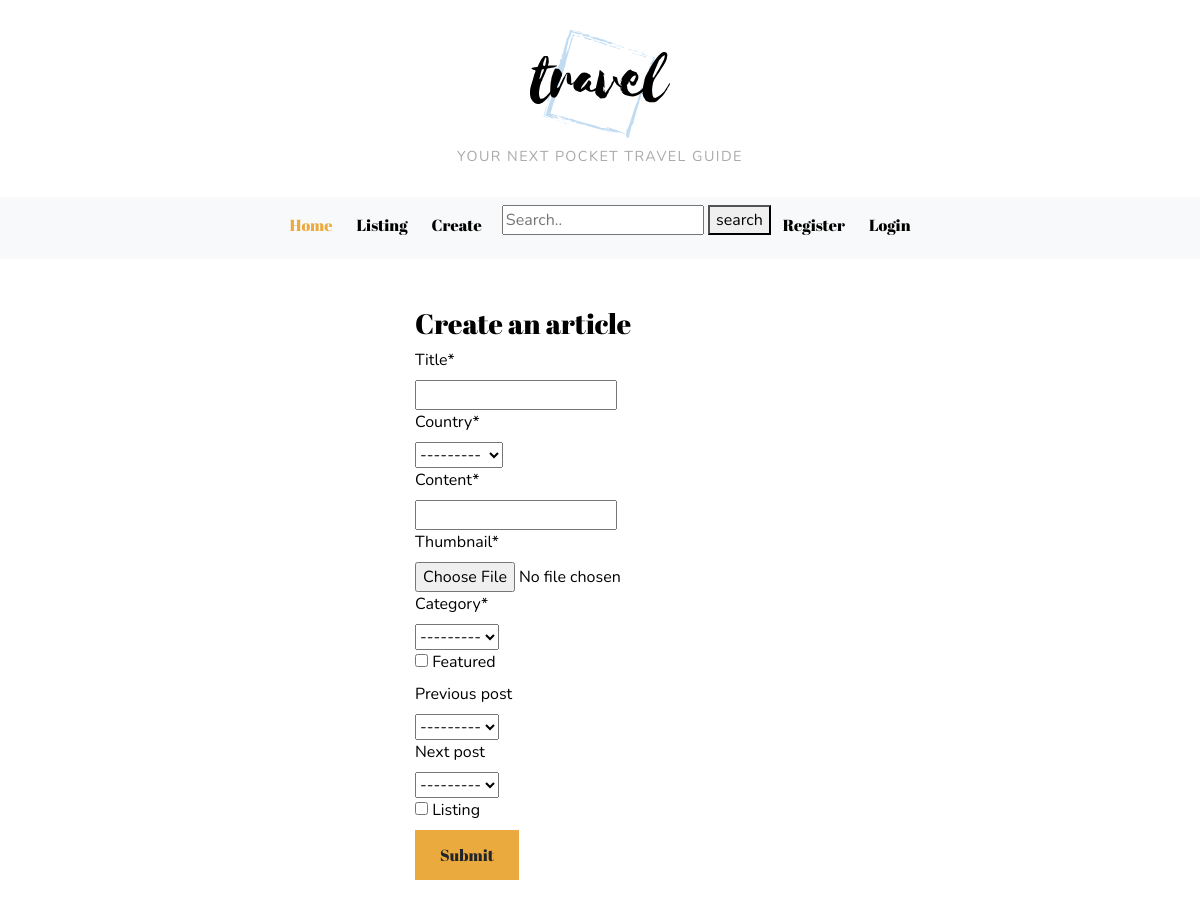
The page /create/ (signed in) on the database its author committed.
### posts/models.py (models this page shows, shortened)
class Category(models.Model):
	title = models.CharField(max_length=20)
	def __str__(self):
		return self.title

class Post(models.Model):
	title = models.CharField(max_length=100,blank=False,null=False)
	content = models.CharField(max_length=300,blank=False,null=False)
	author = models.ForeignKey(Author,on_delete=models.CASCADE)
	timestamp = models.DateTimeField(auto_now_add=True)
	category = models.ForeignKey(Category,on_delete=models.CASCADE)
	country = models.ForeignKey(Country,on_delete=models.CASCADE,default=None)
	thumbnail = models.ImageField()
	featured = models.BooleanField()
	listing = models.BooleanField()
	previous_post = models.ForeignKey(
	'self', related_name='previous', on_delete=models.SET_NULL, blank=True, null=True)
	next_post = models.ForeignKey(
	'self', related_name='next', on_delete=models.SET_NULL, blank=True, null=True)
	def __str__(self):
		return self.title

### posts/views.py (the view)
# urls.py: path('create/',PostCreate,name='create'),
def PostCreate(request):
	title='Create'
	form=PostForm(request.POST or None, request.FILES or None)
	author=get_author(request.user)
	print(author)
	if request.POST:
		if form.is_valid():
			form.instance.author=author
			form.save()
			return redirect(reverse('detail',kwargs={'pk':form.instance.pk}))
	context={'form':form,'title':title}
	return render(request,'post_create.html',context)

### posts/forms.py
class PostForm(forms.ModelForm):
	class Meta:
		model = Post
		fields = ('title', 'country', 'content', 'thumbnail',
		'category', 'featured', 'previous_post', 'next_post','listing',)

### posts/models.py (called while the page is built)
	def __str__(self):
		return self.user.username

	def __str__(self):
		return self.name

### posts/views.py (called while the page is built)
def get_author(user):
	qs = Author.objects.filter(user=user)
	if qs.exists():
		return qs[0]
	return None

### templates/post_create.html (shortened to what this page needs)
{% extends 'base.html' %}
{% load crispy_forms_tags %}
{% block content %}
<div class="col-4 offset-4 mb-5 mt-5">
<h3>{{ title }} an article</h3>
<form method="POST" action="." enctype="multipart/form-data">
    {{ form|crispy }}
    <button class="btn btn-primary" type="submit">Submit</button>
</form>
</div>
{% endblock content %}

### static/css/style.default.css (style rules this page uses)
.btn { font-weight: 400; border: 1px solid transparent; font-family: "Abril Fatface", serif; padding: 0.75rem 1.5rem; font-size: 1rem; line-height: 1.5; border-radius: 0rem; transition: color 0.15s ease-in-out, background-color 0.15s ease-in-out, border-color 0.15s ease-in-out, box-shadow 0.15s ease-in-out; }
.btn-primary { color: #212529; background-color: #ebaa3d; border-color: #ebaa3d; }
body { font-family: "Nunito", sans-serif; font-size: 1rem; font-weight: 400; line-height: 1.5; color: #000; background-color: #fff; }
h1, h2, h3, h4, h5, h6, .h1, .h2, .h3, .h4, .h5, .h6 { margin-bottom: 0.5rem; font-family: "Abril Fatface", serif; font-weight: 400; line-height: 1.2; color: inherit; }
h3, .h3 { font-size: 1.75rem; }

### rows shown on the page
Post: country "---------", category "---------", previous_post "---------", next_post "---------"

### other values the page prints
{{ title }} "Create"
